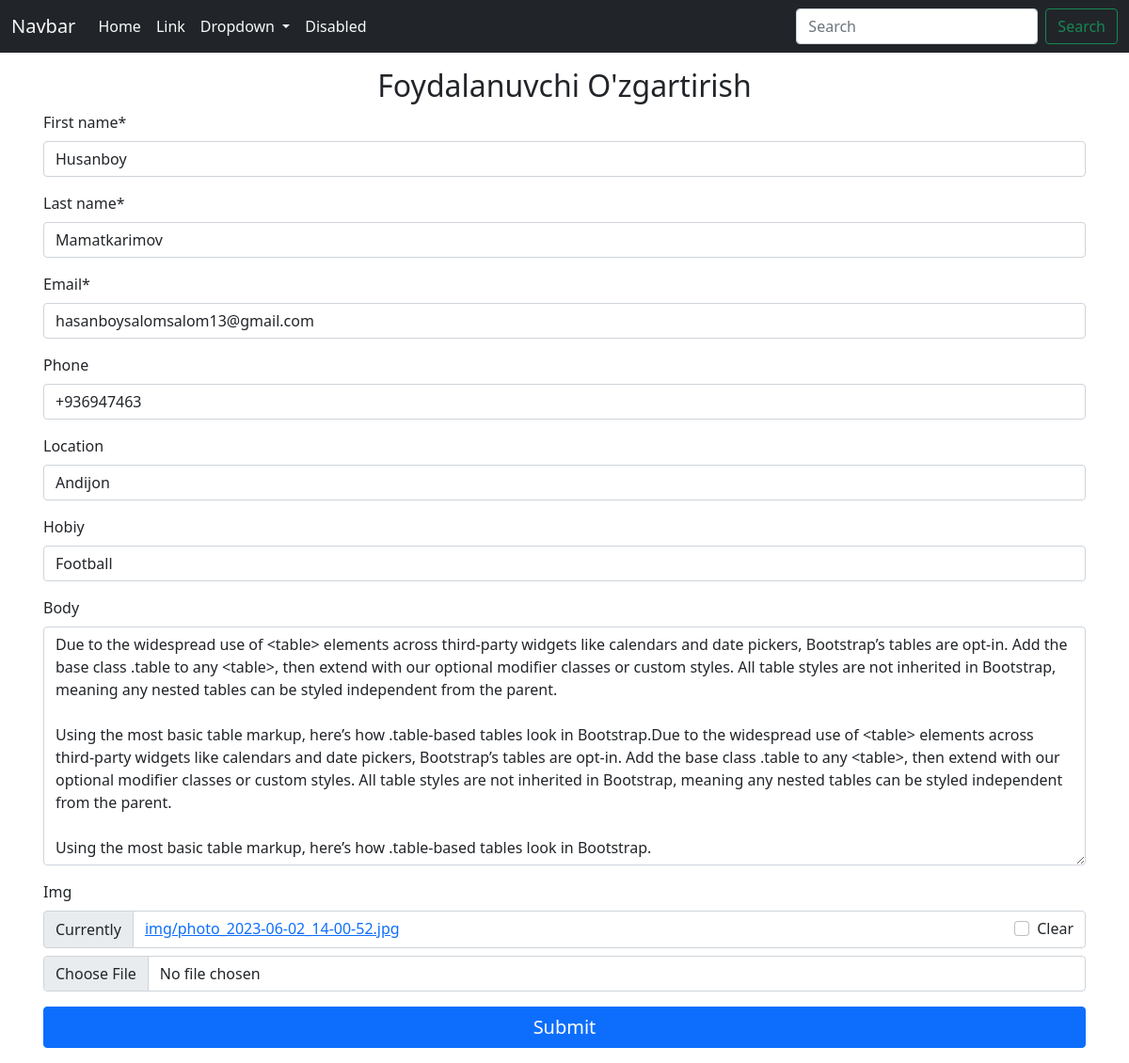
The app's page /update/5/ with its own data.
### api/models.py (models this page shows, shortened)
class CrudModel(models.Model):
    first_name=models.CharField(max_length=100)
    last_name=models.CharField(max_length=100)
    email=models.CharField(max_length=100)
    phone=models.CharField(max_length=13,null=True,blank=True)
    location=models.CharField(max_length=100,null=True,blank=True)
    hobiy=models.CharField(max_length=100,null=True,blank=True)
    body=models.TextField(null=True,blank=True)
    img=models.ImageField(upload_to='img',null=True,blank=True)

### api/views.py (the view, shortened to what this page needs)
# urls.py: path('update/<int:pk>/',UpdatePlace.as_view(),name='update'),
class UpdatePlace(View):
    def get(self, request, pk):
        place_instance = get_object_or_404(CrudModel, id=pk)
        form = CrudForm(instance=place_instance)
        return render(request, 'forms/update.html', context={'forms': form})

### api/forms.py
class CrudForm(forms.ModelForm):
    class Meta:
        model=CrudModel
        fields='__all__'

### templates/forms/update.html (shortened to what this page needs)
{% extends "base.html" %}
{% load crispy_forms_tags %}
{% block content %}
        <div class="container p-3">
            <h2 class='text-center'>Foydalanuvchi O'zgartirish</h2>
            <form action="" method="post">
                {{forms|crispy}}
                <button class="btn btn-primary w-100 fs-5">Submit</button>
            </form>
        </div>
{% endblock  %}

### records on screen
CrudModel: first_name "Husanboy", last_name "Mamatkarimov", email "hasanboysalomsalom13@gmail.com", phone "+936947463", location "Andijon", hobiy "Football", body "Due to the widespread use of <table> elements across third-party widgets like calendars and date pickers, Bootstrap’s tables are opt-in. Add the base class .table to any <table>, then extend with our optional modifier classes or custom styles. All table styles are not inherited in Bootstrap, meaning any nested tables can be styled independent from the parent. Using the most basic table markup, here’s how .table-based tables look in Bootstrap.Due to the widespread use of <table> elements across third-party widgets like calendars and date pickers, Bootstrap’s tables are opt-in. Add the base class .table to any <table>, then extend with our optional modifier classes or custom styles. All table…"
